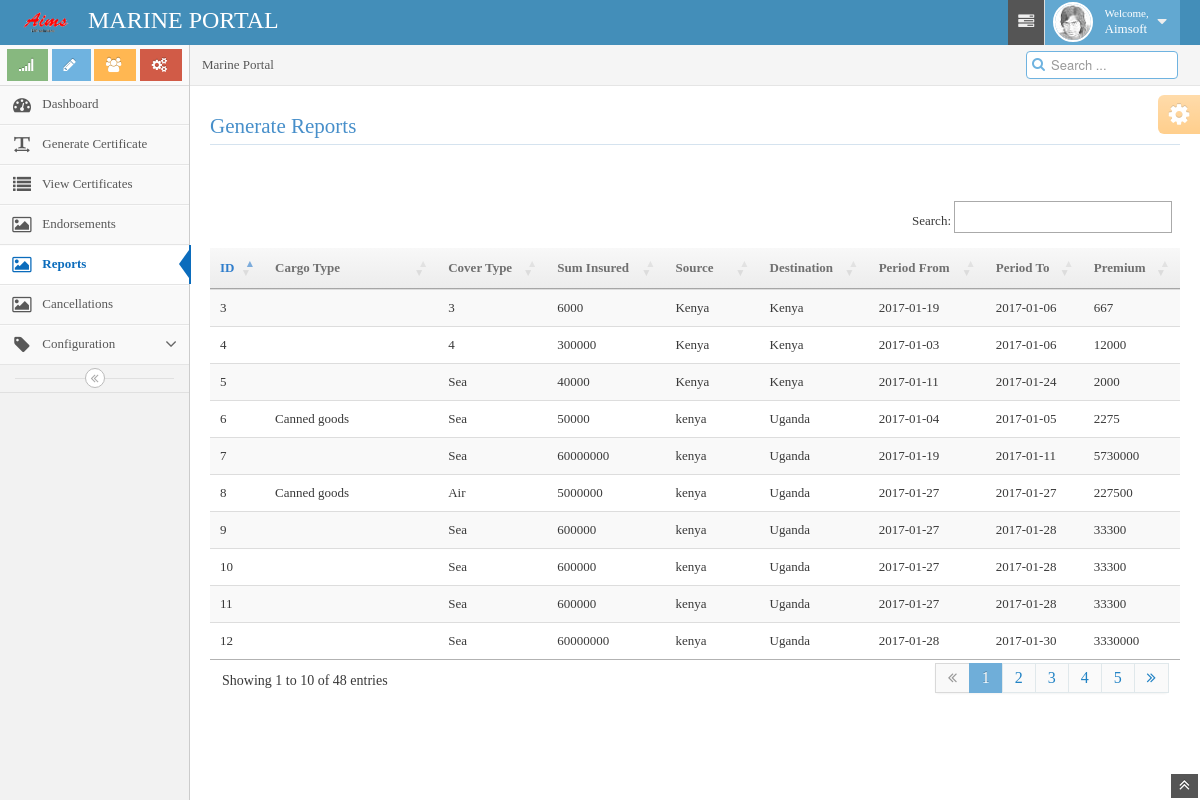
Screenshot of /reports.php (signed in) with the database file from the repository.
### tables this page shows
CREATE TABLE `certificates` (
  `id` int(11) NOT NULL,
  `category` int(11) NOT NULL,
  `cargo_type` int(10) NOT NULL,
  `shipping_mode` varchar(10) NOT NULL,
  `package_type` varchar(30) NOT NULL,
  `shp_cover_type` varchar(50) NOT NULL,
  `sum_insured` int(11) NOT NULL,
  `country_orig` varchar(50) NOT NULL,
  `country_dest` varchar(50) NOT NULL,
  `city_orig` varchar(50) NOT NULL,
  `city_dest` varchar(50) NOT NULL,
  `owner` varchar(80) NOT NULL,
  `email` varchar(30) NOT NULL,
  `mobile` varchar(15) NOT NULL,
  `p_from` date NOT NULL,
  `p_to` date NOT NULL,
  `pin` varchar(12) NOT NULL,
  `premium` decimal(10,0) NOT NULL,
  `userid` int(11) NOT NULL,
  `Total_premium` decimal(10,0) NOT NULL,
  `paid` int(11) NOT NULL DEFAULT '0',
  `pesa_track_id` varchar(70) NOT NULL DEFAULT '00empty',
  `remark` varchar(200) DEFAULT NULL,
  `amount` int(6) NOT NULL DEFAULT '0'
);

CREATE TABLE `cargotype` (
  `ctypeid` int(10) NOT NULL,
  `catid` int(10) NOT NULL,
  `ctype` varchar(200) NOT NULL,
  `crate` decimal(10,0) NOT NULL DEFAULT '0',
  `user` int(10) NOT NULL
);

### reports.php (the view, shortened to what this page needs)
<!DOCTYPE html>
<html lang="en">
<head>
<title><?php include "toptitle.php" ?>
<link rel="stylesheet" type="text/css" href="https://cdn.datatables.net/1.10.13/css/jquery.dataTables.min.css"/>
<link rel="stylesheet" type="text/css" href="https://cdn.datatables.net/buttons/1.2.4/css/buttons.dataTables.min.css"/>
<body>
<?php include "navbar.php"; ?>
<div class="main-container container-fluid">
<?php
include "sidebar.php";
?>
<div class="main-content">
<div class="breadcrumbs" id="breadcrumbs">
<ul class="breadcrumb">
        <li class="active">Marine Portal</li>
</ul>
<div class="nav-search" id="nav-search">
        <form class="form-search" />
                <span class="input-icon">
                        <input type="text" placeholder="Search ..." class="input-small nav-search-input" id="nav-search-input" autocomplete="off" />
                        <i class="icon-search nav-search-icon"></i>
                </span>
</div>
</div>
<div class="page-content">
<div class="row-fluid">
        <div class="span12">
<div class="row-fluid">
                        <h3 class="header smaller lighter blue">Generate Reports</h3>
                                                        </div>
                        <br>
                        <br>
                        <div id="print_this">
                        <table id="sample-table-2" class="table table-striped ">
                                <thead>
                                        <tr>
                                                <th>ID</th>
                                                <th>Cargo Type</th>
                                                <th >Cover Type</th>
                                                <th >Sum Insured</th>
                                                <th >Source</th>
                                                <th >Destination</th>
                                                <th >Period From</th>
                                                <th >Period To</th>
                                                <th >Premium</th>
                                        </tr>
                                </thead>
                                <tbody>
<?php
$visit = "SELECT * FROM certificates where userid=".$_SESSION['userid']." ORDER BY id ";
$visitsql = mysql_query($visit);
while($row=mysql_fetch_array($visitsql)){
echo "<tr>";
echo "<td><font face='times new roman' size='2'>".$row['id']."</font></td>";
$row_cat=mysql_fetch_array(mysql_query("select * from cargotype where ctypeid=".$row['cargo_type']),MYSQL_ASSOC);
$category_name=$row_cat['ctype'];
echo  "<td>".$category_name."</td>";
echo "<td><font face='times new roman' size='2'>".$row['shipping_mode']."</font></td>";
echo "<td><font face='times new roman' size='2'>".$row['sum_insured']."</font></td>";
echo "<td><font face='times new roman' size='2'>".$row['country_orig']."</font></td>";
echo "<td><font face='times new roman' size='2'>".$row['country_dest']."</font></td>";
echo "<td><font face='times new roman' size='2'>".$row['p_from']."</font></td>";
echo "<td><font face='times new roman' size='2'>".$row['p_to']."</font></td>";
echo "<td><font face='times new roman' size='2'>".$row['premium']."</font></td>";
echo "</tr>";
}
?>
                                </tbody>
                        </table>
                        </div>
                </div>
        </div>
</div>
</div>
<div class="ace-settings-container" id="ace-settings-container">
<?php include "chooseskin.php"; ?>
</div>
</div>
<a href="#" id="btn-scroll-up" class="btn-scroll-up btn btn-small btn-inverse">
<i class="icon-double-angle-up icon-only bigger-110"></i>
</a>
</body>
</html>

### styles.css (style rules this page uses)
body { font-family: "Times New Roman", Times, serif; background-color:#F5F5F5; background-image:url(images/water2.jpg); background-size:100% 100%; background-attachment:fixed; opacity:1.0; }
table { border-collapse:collapse; }
td { font-weight:500; }
input[type='text'] { width:150px; height:20px; border-radius:5px; }
a:link { color:#0000FF; text-decoration:none; border:thin; font-size:16px; }

### rows the page displays
certificates: id "3", shipping_mode "3", sum_insured "6000", country_orig "Kenya", country_dest "Kenya", p_from "2017-01-19", p_to "2017-01-06", premium "667"
certificates: id "4", shipping_mode "4", sum_insured "300000", country_orig "Kenya", country_dest "Kenya", p_from "2017-01-03", p_to "2017-01-06", premium "12000"
certificates: id "5", shipping_mode "Sea", sum_insured "40000", country_orig "Kenya", country_dest "Kenya", p_from "2017-01-11", p_to "2017-01-24", premium "2000"
certificates: id "6", cargotype.ctype "Canned goods", shipping_mode "Sea", sum_insured "50000", country_orig "kenya", country_dest "Uganda", p_from "2017-01-04", p_to "2017-01-05", premium "2275"
certificates: id "7", shipping_mode "Sea", sum_insured "60000000", country_orig "kenya", country_dest "Uganda", p_from "2017-01-19", p_to "2017-01-11", premium "5730000"
certificates: id "8", cargotype.ctype "Canned goods", shipping_mode "Air", sum_insured "5000000", country_orig "kenya", country_dest "Uganda", p_from "2017-01-27", p_to "2017-01-27", premium "227500"
certificates: id "9", shipping_mode "Sea", sum_insured "600000", country_orig "kenya", country_dest "Uganda", p_from "2017-01-27", p_to "2017-01-28", premium "33300"
certificates: id "10", shipping_mode "Sea", sum_insured "600000", country_orig "kenya", country_dest "Uganda", p_from "2017-01-27", p_to "2017-01-28", premium "33300"
certificates: id "11", shipping_mode "Sea", sum_insured "600000", country_orig "kenya", country_dest "Uganda", p_from "2017-01-27", p_to "2017-01-28", premium "33300"
certificates: id "12", shipping_mode "Sea", sum_insured "60000000", country_orig "kenya", country_dest "Uganda", p_from "2017-01-28", p_to "2017-01-30", premium "3330000"

### other values shown
$name "Aimsoft"
